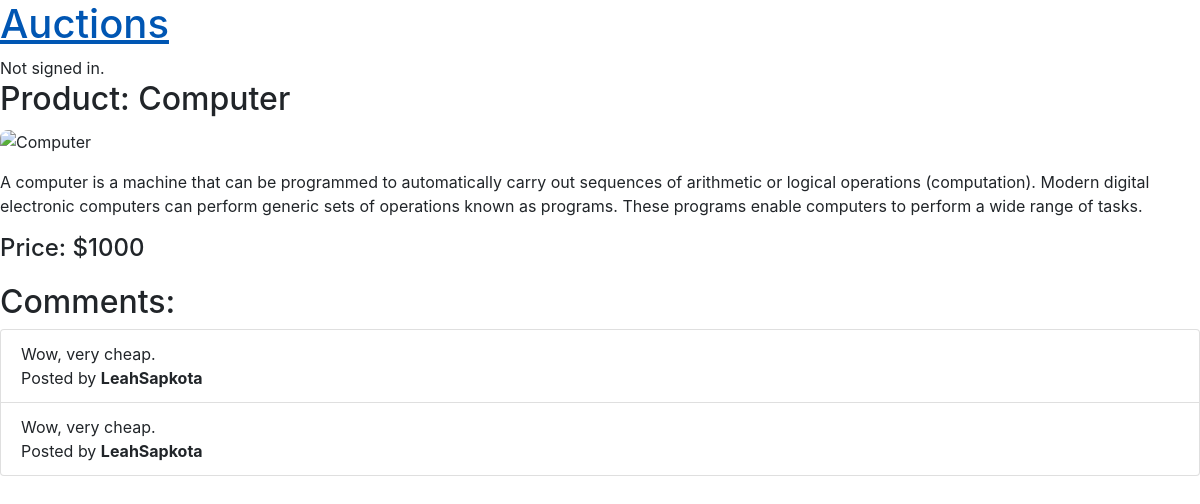
Page /listing/5 on the committed database.
### auctions/models.py (models this page shows, shortened)
class Listing(models.Model):
    title = models.CharField(max_length=100)
    description = models.CharField(max_length=100)
    imageUrl = models.CharField(max_length=1000)
    price = models.ForeignKey(Bid, on_delete=models.CASCADE, blank=True, null=True, related_name="bidPrice")
    isActive = models.BooleanField(default=True)
    owner = models.ForeignKey(User, on_delete=models.CASCADE, blank=True, null=True, related_name="user")
    category = models.ForeignKey(Category, on_delete=models.CASCADE, blank=True, null=True, related_name="category")
    watchlist = models.ManyToManyField(User, blank=True, null=True, related_name="listingWatchlist")

class Bid(models.Model):
    bid = models.IntegerField(default=0)
    user = models.ForeignKey(User, on_delete=models.CASCADE, blank=True, null=True, related_name="userBid")

class Comment(models.Model):
    listing = models.ForeignKey(Listing, on_delete=models.CASCADE,blank=True, null=True, related_name="listingComment")
    commenter = models.ForeignKey(User, on_delete=models.CASCADE, blank=True, null=True, related_name="userComment")
    message = models.CharField(max_length=300)

class User(AbstractUser):
    pass

### auctions/views.py (the view)
# urls.py: path("listing/<int:id>", views.listing, name="listing"),
def listing(request, id):
    listingData = get_object_or_404(Listing, pk=id)
    isListingInWatchlist = request.user in listingData.watchlist.all()
    allComments = Comment.objects.filter(listing=listingData)
    isOwner = False
    if listingData.owner:
        isOwner = request.user.username == listingData.owner.username if request.user.is_authenticated else False
    return render(request, "auctions/listing.html", {
        "listing": listingData,
        "isListingInWatchlist": isListingInWatchlist,
        "allComments": allComments,
        "isOwner": isOwner,
    })

### auctions/templates/auctions/listing.html (shortened to what this page needs)
{% extends "auctions/layout.html" %}
{% block body %}
    <h2 style="margin-bottom: 10px;">Product: {{ listing.title }}</h2>
    <div class="mb-3">
        <img src="{{ listing.imageUrl }}" alt="{{ listing.title }}" style="max-width: 100%; height: auto; border-radius: 0.5rem;">
    </div>
    <p>{{ listing.description }}</p>
    <div class="mb-3">
        {% if listing.price %}
            <h4 style="margin: 0;">Price: ${{ listing.price.bid }}</h4>
        {% else %}
            <p>No price set for this listing yet.</p>
        {% endif %}
    </div>
    <h2 style="margin-top: 20px;">Comments:</h2>
    <ul class="list-group">
        {% for comment in allComments %}
            <li class="list-group-item">
                {{ comment.message }}
                <br>
                <p style="margin: 0;">Posted by <strong>{{ comment.commenter.username }}</strong></p>
            </li>
        {% endfor %}
    </ul>
{% endblock %}

### rows in the picture
Listing: title "Computer", description "A computer is a machine that can be programmed to automatically carry out sequences of arithmetic or logical operations (computation). Modern digital electronic computers can perform generic sets of operations known as programs. These programs enable computers to perform a wide range of tasks.", price.bid "1000"
Comment: message "Wow, very cheap.", commenter.username "LeahSapkota"
Comment: message "Wow, very cheap.", commenter.username "LeahSapkota"
